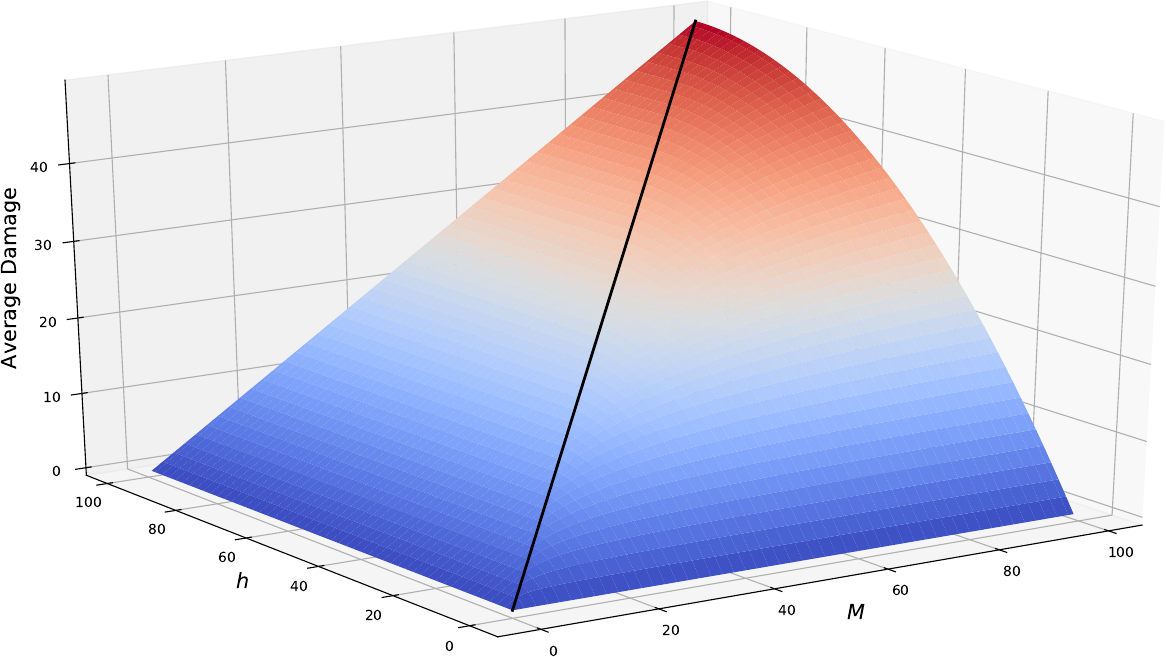

Reproduce this figure in Python.
import osrsmath.model.damage as damage
from matplotlib import cm
import matplotlib.pyplot as plt
import osrsmath.config as config
import numpy as np
import sys
import os

if __name__ == '__main__':
	showing = len(sys.argv) >= 2 and sys.argv[1] == 'show'
	fig, ax = config.get_figure(-124, 23, scale=5 if showing else 10)
	plt.xlabel("$M$", fontsize=15)
	plt.ylabel("$h$", fontsize=15)
	ax.set_zlabel("Average Damage", fontsize=15, rotation=90)

	h, M = 100, 100
	y, x = np.meshgrid(range(h), range(M))
	z = np.vectorize(damage.average)(y, x)
	surf = ax.plot_surface(x, y, z, cmap=cm.coolwarm)

	xs = range(min(h, M))
	ax.plot(xs, xs, [damage.average(x, x) for x in xs], linewidth=2, c='black', zorder=3)

	if showing:
		plt.show()
	else:
		file_name = "average_damage"
		plt.savefig(f"{file_name}.pdf")
		os.system(f"pdfcrop {file_name}.pdf")
		os.rename(f"{file_name}-crop.pdf", f"{file_name}.pdf")